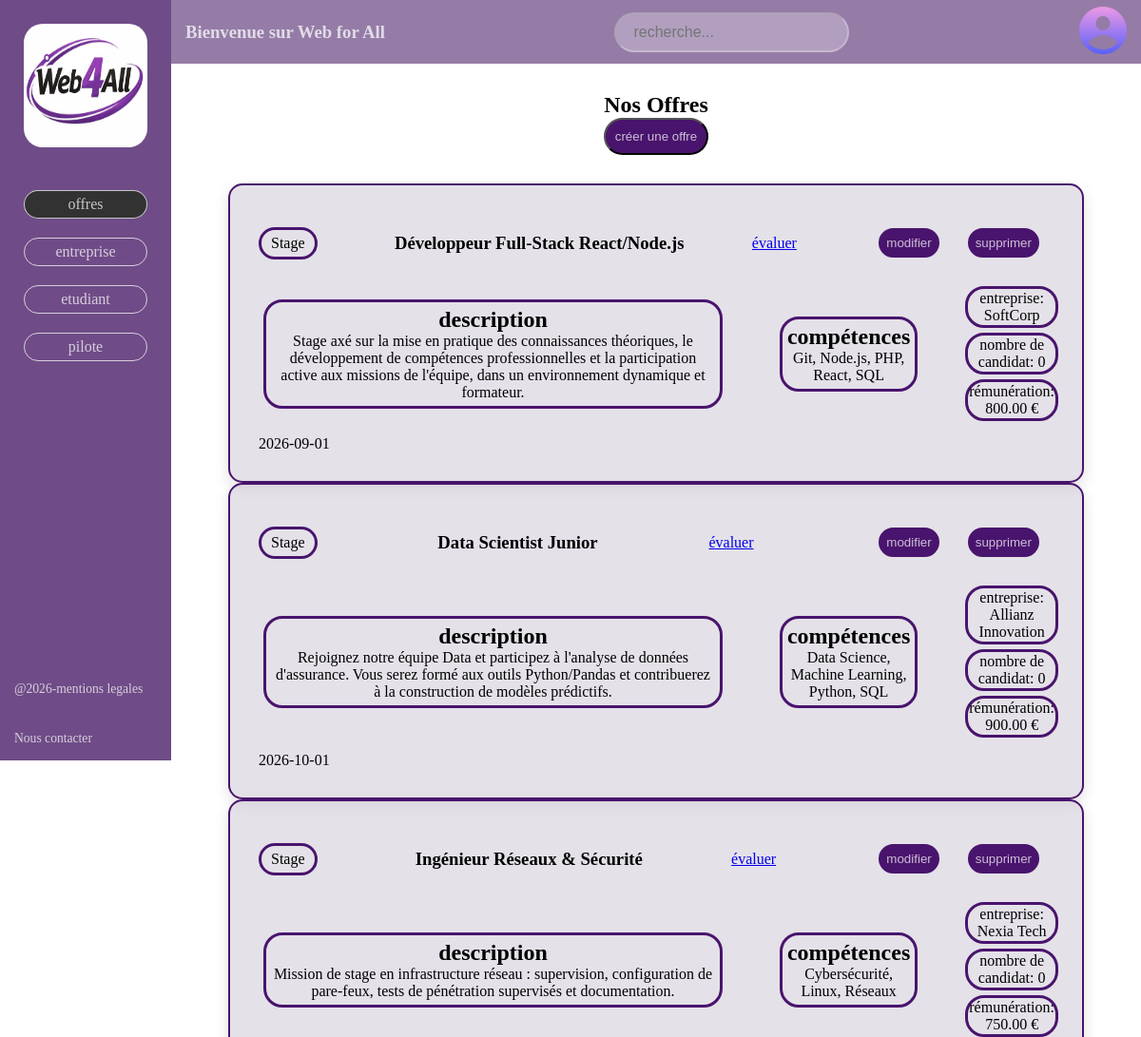
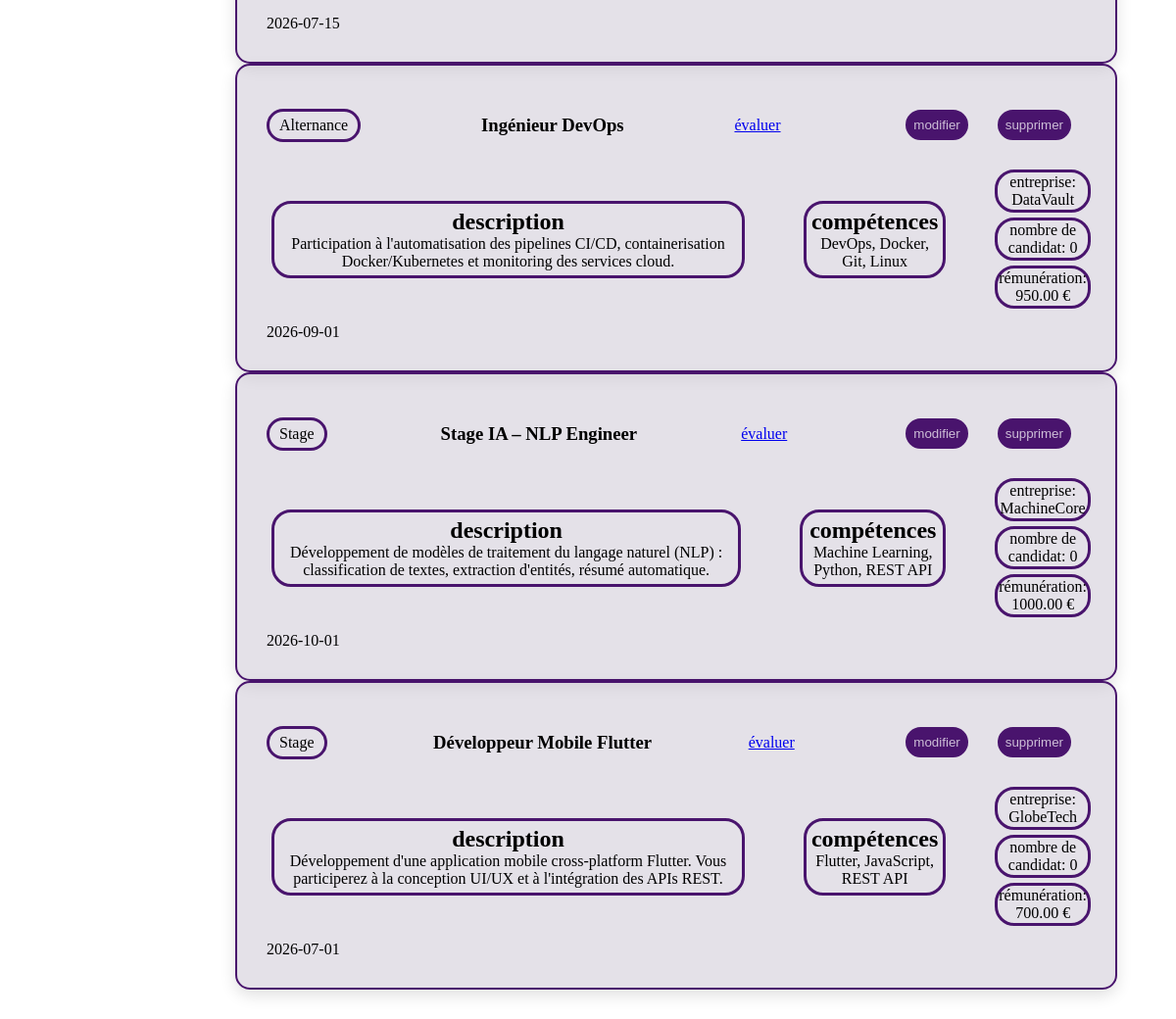
Screenshot of /index.php?controller=offers&action=index with the database file from the repository (2 pictures, top to bottom).
### tables this page shows
CREATE TABLE offre (
  id            INT UNSIGNED AUTO_INCREMENT PRIMARY KEY,
  titre         VARCHAR(200) NOT NULL,
  type_annonce  VARCHAR(30) NOT NULL DEFAULT 'stage',
  description   TEXT NOT NULL,
  remuneration  DECIMAL(8,2) UNSIGNED,
  date_debut    DATE,
  date_fin      DATE,
  duree_mois    TINYINT UNSIGNED,
  id_entreprise INT UNSIGNED NOT NULL,
  created_at    DATETIME NOT NULL DEFAULT CURRENT_TIMESTAMP,
  FOREIGN KEY (id_entreprise) REFERENCES entreprise(id) ON DELETE CASCADE
);

CREATE TABLE entreprise (
  id          INT UNSIGNED AUTO_INCREMENT PRIMARY KEY,
  nom         VARCHAR(200) NOT NULL,
  description TEXT,
  email       VARCHAR(255),
  telephone   VARCHAR(20),
  created_at  DATETIME NOT NULL DEFAULT CURRENT_TIMESTAMP
);

### app/controllers/OffersController.php (called while the page is built, shortened)
<?php
final class OffersController
{
    public function index(): void
    {
        require_once ROOT . '/app/models/OfferModel.php';
        $offers = (new OfferModel())->getAll();
        require_once ROOT . '/app/views/pages/offers.php';
    }
}

### app/models/OfferModel.php (called while the page is built, shortened)
<?php
final class OfferModel
{
    public function getAll(): array
    {
        $pdo = Database::getPdo();
        $sql = "
            SELECT
                o.id,
                o.titre,
                o.type_annonce,
                o.description,
                o.remuneration,
                o.date_debut,
                o.date_fin,
                o.duree_mois,
                o.id_entreprise,
                o.created_at,
                e.nom AS entreprise_nom,
                (SELECT COUNT(*) FROM candidature ca WHERE ca.id_offre = o.id) AS nb_candidatures,
                GROUP_CONCAT(DISTINCT c.libelle ORDER BY c.libelle SEPARATOR ', ') AS competences
            FROM offre o
            JOIN entreprise e ON o.id_entreprise = e.id
            LEFT JOIN offre_competence oc ON oc.id_offre = o.id
            LEFT JOIN competence c ON c.id = oc.id_competence
            GROUP BY o.id
            ORDER BY o.created_at DESC
        ";
        return $pdo->query($sql)->fetchAll();
    }
}

### app/views/pages/offers.php (the view, shortened to what this page needs)
<?php $cssExtra = '<link rel="stylesheet" href="/public/styles/offre.css">'; ?>
<?php
$typeOptions = [
    'stage' => 'Stage',
    'alternance' => 'Alternance',
    'CDD' => 'CDD',
    'CDI' => 'CDI',
    'interim' => 'Intérim',
    'autre' => 'Autre',
];
?>
<section id="presentation-offre">
    <h1>Nos Offres</h1>
</section>
<section id="outils-offre">
    <button id="creation-offre" onclick="ouvrir('popup-creer-offre')">créer une offre</button>
</section>
<section id="nos-offres">
    <?php foreach (($offers ?? []) as $offer): ?>
        <?php
        $oid = (int)($offer['id'] ?? 0);
        $typeKey = (string)($offer['type_annonce'] ?? 'stage');
        $typeLabel = $typeOptions[$typeKey];
        ?>
        <div class="offres">
            <div class="debut-contenu-offre">
                <div class="type" onclick="ouvrir('popup-postuler-offre')"><?= htmlspecialchars($typeLabel, ENT_QUOTES, 'UTF-8') ?></div>
                <div class="title"><h3><?= htmlspecialchars((string)($offer['titre'] ?? ''), ENT_QUOTES, 'UTF-8') ?></h3></div>
                <div><a class="évaluer" href="#">évaluer</a></div>
                <?php if ($oid > 0): ?>
                <div class="modification-offre">
                    <button type="button" onclick="ouvrir('popup-modifier-offre-<?= $oid ?>')">modifier</button>
                    <button type="button" onclick="ouvrir('popup-supprimer-offre-<?= $oid ?>')">supprimer</button>
                </div>
                <?php endif; ?>
            </div>
            <div class="contenu-offre">
                <div class="description">
                    <h2>description</h2>
                    <article>
                        <p><?= nl2br(htmlspecialchars((string)($offer['description'] ?? ''), ENT_QUOTES, 'UTF-8')) ?></p>
                    </article>
                </div>
                <div class="competences">
                    <h2>compétences</h2>
                    <article>
                        <p><?= htmlspecialchars((string)($offer['competences'] ?? ''), ENT_QUOTES, 'UTF-8') ?></p>
                    </article>
                </div>
                <div class="detail">
                    <article><p>entreprise: <?= htmlspecialchars((string)($offer['entreprise_nom'] ?? ''), ENT_QUOTES, 'UTF-8') ?></p></article>
                    <article><p>nombre de candidat: <?= htmlspecialchars((string)($offer['nb_candidatures'] ?? '0'), ENT_QUOTES, 'UTF-8') ?></p></article>
                    <article><p>rémunération: <?= htmlspecialchars((string)($offer['remuneration'] ?? ''), ENT_QUOTES, 'UTF-8') ?> €</p></article>
                </div>
            </div>
            <div class="fin-contenu-offre">
                <p><?= htmlspecialchars((string)($offer['date_fin'] ?? ''), ENT_QUOTES, 'UTF-8') ?></p>
            </div>
        </div>
    <?php endforeach; ?>
</section>
<?php
$content   = ob_get_clean();
require_once ROOT . '/app/views/layout/layout.php';

### index.php (shortened to what this page needs)
<?php
$controller = $_GET['controller'] ?? 'accueil';
$action     = $_GET['action']     ?? 'index';
$controller = preg_replace('/[^a-zA-Z0-9]/', '', $controller);
$action     = preg_replace('/[^a-zA-Z0-9]/', '', $action);
$class = ucfirst($controller) . 'Controller';
$file  = 'app/controllers/' . $class . '.php';
if (file_exists($file)) {
    $ctrl = new $class();
    if (method_exists($ctrl, $action)) {
        $ctrl->$action();
    } else {
        http_response_code(404);
        echo "Action introuvable.";
    }
} else {
    http_response_code(404);
    echo "Controller introuvable : $class";
}
?>

### app/views/layout/layout.php (shortened to what this page needs)
<!doctype html>
<html lang="fr">
<head>
    <link rel="stylesheet" href="../public/styles/layout.css">
    <?= $cssExtra ?? '' ?>
</head>
<body>
    <video autoplay muted loop id="bg-video">
        <source src="../public/images/background.mp4" type="video/mp4">
    </video>
    <header id="en-tete">
        <h3>Bienvenue sur Web for All</h3>
        <div id="recherche">
            <form action="/recherche" methode="post">
                <input type="search" name="q" placeholder="recherche..." aria-label="recherche sur le site">
            </form>
        </div>
        <div id="profil">
            <a href="#" onclick="ouvrir('popup-profil')">
                <img src="../public/images/PROFIL.png" alt="PROFIL.png">
            </a>
        </div>
    </header>
    <aside id="sidebar">
        <div id="logo">
            <a href="/index.php?controller=accueil&action=index">
                <img src="../public/images/LOGO.png" alt="LOGO.png">
            </a>
        </div>
        <nav id="navigation">
            <a id="offre" href="/index.php?controller=offers&action=index">offres</a>
            <a id="entreprise" href="/index.php?controller=companies&action=index">entreprise</a>
            <a id="etudiant" href="/index.php?controller=students&action=index">etudiant</a>
            <a id="pilote" href="/index.php?controller=pilots&action=index">pilote</a>
        </nav>
        <footer id="pied-de-page">
            <a id="mention-legale" href="#" onclick="ouvrir('popup-mention-legale')">@2026-mentions legales</a>
            <br/><br/>
            <a id="contact" href="#" onclick="ouvrir('popup-contact')">Nous contacter</a>
        </footer>
    </aside>
    <main id="page">
        <?= $content ?>
    </main>
</body>
</html>

### public/styles/layout.css (style rules this page uses)
* { margin: 0; padding: 0; box-sizing: border-box; }
#bg-video { position: fixed; top: 0; left: 0; width: 100%; height: 100%; object-fit: cover; z-index: -1; filter: blur(5px) brightness(1); }
#en-tete { position: fixed; top: 0; left: 180px; right: 0; height: 67px; background: rgba(51, 2, 86, 0.516); display: flex; justify-content: space-between; align-items: center; z-index: 999; padding: 0 15px; }
#en-tete h3 { color: rgba(255, 255, 255, 0.726); }
#en-tete #profil img { width: 50px; height: 50px; }
#en-tete input[type="search"] { padding: 10px 18px; border-radius: 25px; border-color: rgba(255, 255, 255, 0.267); background-color:rgba(255, 255, 255, 0.267); font-size: 16px; outline: none; transition: border-color 0.3s; }
#sidebar { position: fixed; top: 0; left: 0; width: 180px; height: 100vh; background: rgba(51, 2, 86, 0.705); overflow-y: auto; display: flex; flex-direction: column; z-index: 999; }
#sidebar #logo img { width: 130px; height: 130px; border-radius: 20px; margin: 25px auto; display: block; }
#sidebar #navigation { display: flex; flex-direction: column; gap: 20px; padding: 10px 25px; margin-top: 10px; }
#sidebar #navigation a { text-decoration: none; color: rgba(255, 255, 255, 0.726); padding: 5px 10px; border: 1px solid rgba(255, 255, 255, 0.726); border-radius: 20px; text-align: center; }
#pied-de-page { margin-top: auto; padding: 15px; display: flex; flex-direction: column; }
#pied-de-page a { text-decoration: none; color:rgba(255, 255, 255, 0.726); font-size: 0.85rem; }
#page { text-align : center; margin-left: 180px; margin-top: 67px; margin-right: auto; padding: 30px; min-height: calc(100vh - 67px); }
body { min-width: 320px; overflow-x: auto; }

### public/styles/offre.css (style rules this page uses)
#navigation #offre { background: rgb(50, 50, 50); border: 3px solid rgb(50, 50, 50); }
#presentation-offre { display: flex; justify-content: center; align-items: center; }
#outils-offre { display: flex; justify-content: space-around; }
#outils-offre #creation-offre { background-color: rgb(73, 20, 109); border-radius: 25px; padding: 10px; color: rgba(255, 255, 255, 0.726); }
#nos-offres { display: flex; flex-direction: column; max-width: 900px; margin-left: auto; margin-right: auto; margin-top: 30px; }
.offres { border: 2px solid rgb(73, 20, 109); background-color: rgba(204, 198, 211, 0.53); border-radius: 15px; padding: 20px; box-shadow: 0 6px 16px rgba(0,0,0,0.12); }
.debut-contenu-offre { display: flex; align-items: center; justify-content: space-between; }
.debut-contenu-offre .type { padding: 5px 10px; margin: 10px; border: 3px solid rgb(73, 20, 109); border-radius: 20px; }
.debut-contenu-offre .title { margin: 10px; }
.debut-contenu-offre .modification-offre { display: flex; justify-content: space-around; margin: 10px; }
.debut-contenu-offre .modification-offre button { padding:5px 5px; margin: 15px; border: 3px solid rgb(73, 20, 109); background-color: rgb(73, 20, 109); border-radius: 20px; color: rgba(255, 255, 255, 0.726); }
.contenu-offre { display: flex; align-items: center; gap: 30px; }
.contenu-offre .description { padding:5px 5px; margin: 15px; border: 3px solid rgb(73, 20, 109); border-radius: 20px; }
.contenu-offre .description h2 { display: flex; align-items: center; justify-content: center; }
.contenu-offre .competences { padding:5px 5px; margin: 15px; border: 3px solid rgb(73, 20, 109); border-radius: 20px; }
.contenu-offre .competences h2 { display: flex; align-items: center; justify-content: center; }
.contenu-offre .detail article { display: flex; align-items: center; padding: 1px 1px; border: 3px solid rgb(73, 20, 109); margin: 5px; border-radius: 20px; }
.fin-contenu-offre { display: flex; align-items: center; margin: 10px; }

### rows the page displays
offre: type_annonce "Stage", titre "Développeur Full-Stack React/Node.js", description "Stage axé sur la mise en pratique des connaissances théoriques, le développement de compétences professionnelles et la participation active aux missions de l'équipe, dans un environnement dynamique et formateur.", competences "Git, Node.js, PHP, React, SQL", id_entreprise.nom "SoftCorp", nb_candidatures "0", remuneration "800.00", date_fin "2026-09-01"
offre: type_annonce "Stage", titre "Data Scientist Junior", description "Rejoignez notre équipe Data et participez à l'analyse de données d'assurance. Vous serez formé aux outils Python/Pandas et contribuerez à la construction de modèles prédictifs.", competences "Data Science, Machine Learning, Python, SQL", id_entreprise.nom "Allianz Innovation", nb_candidatures "0", remuneration "900.00", date_fin "2026-10-01"
offre: type_annonce "Stage", titre "Ingénieur Réseaux & Sécurité", description "Mission de stage en infrastructure réseau : supervision, configuration de pare-feux, tests de pénétration supervisés et documentation.", competences "Cybersécurité, Linux, Réseaux", id_entreprise.nom "Nexia Tech", nb_candidatures "0", remuneration "750.00", date_fin "2026-07-15"
offre: type_annonce "Alternance", titre "Ingénieur DevOps", description "Participation à l'automatisation des pipelines CI/CD, containerisation Docker/Kubernetes et monitoring des services cloud.", competences "DevOps, Docker, Git, Linux", id_entreprise.nom "DataVault", nb_candidatures "0", remuneration "950.00", date_fin "2026-09-01"
offre: type_annonce "Stage", titre "Stage IA – NLP Engineer", description "Développement de modèles de traitement du langage naturel (NLP) : classification de textes, extraction d'entités, résumé automatique.", competences "Machine Learning, Python, REST API", id_entreprise.nom "MachineCore", nb_candidatures "0", remuneration "1000.00", date_fin "2026-10-01"
offre: type_annonce "Stage", titre "Développeur Mobile Flutter", description "Développement d'une application mobile cross-platform Flutter. Vous participerez à la conception UI/UX et à l'intégration des APIs REST.", competences "Flutter, JavaScript, REST API", id_entreprise.nom "GlobeTech", nb_candidatures "0", remuneration "700.00", date_fin "2026-07-01"
